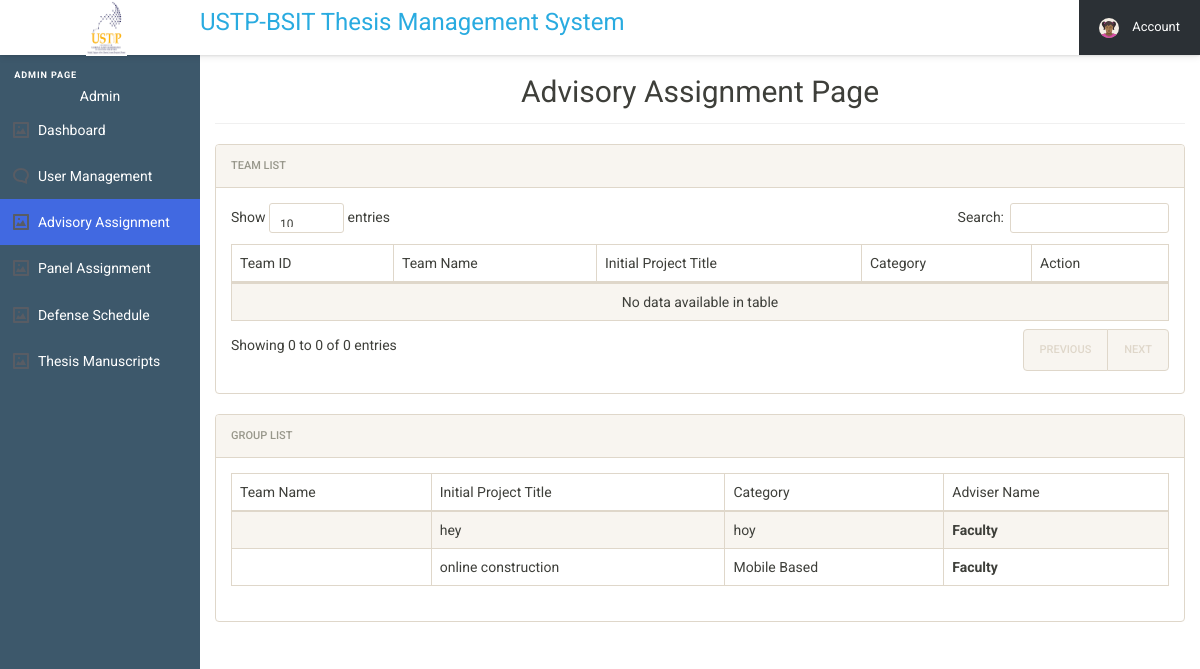
Before: /user/admin/adminSideBarMenu/advisoryAssignment.php (signed in) with the older database file.
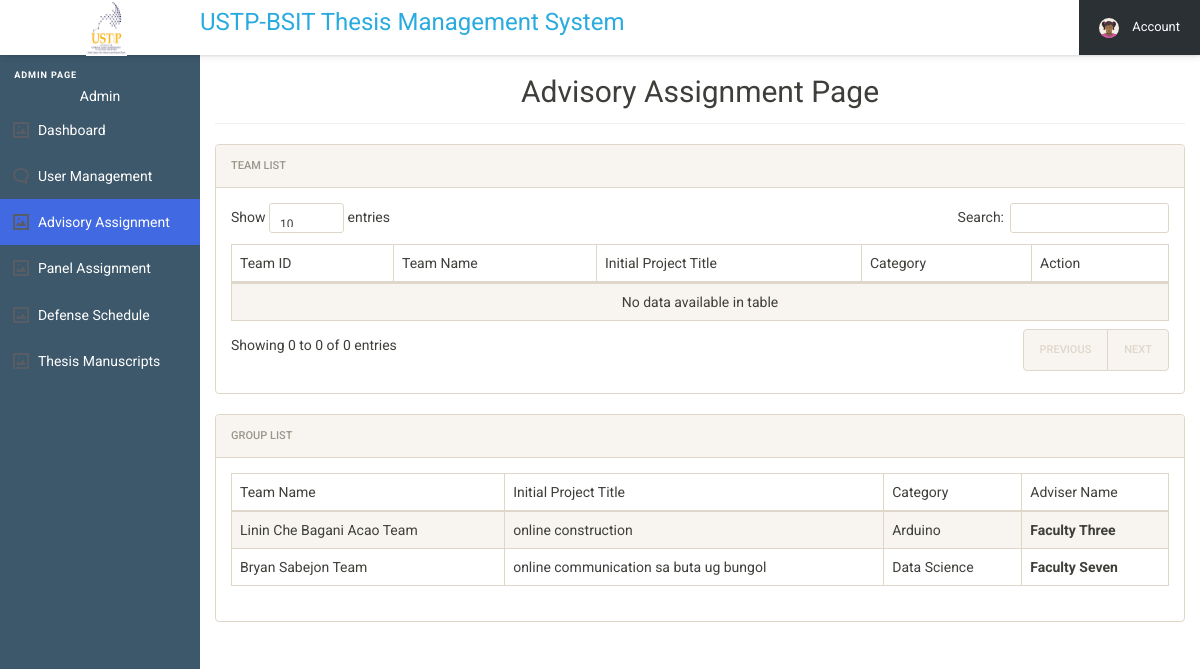
After: the same page with the newer database file.
### tables this page shows
CREATE TABLE `group_tbl` (
  `group_id` int(11) NOT NULL,
  `team_id` int(11) NOT NULL,
  `team_name` varchar(255) NOT NULL,
  `team_adviser` int(11) NOT NULL,
  `initial_title` varchar(255) NOT NULL,
  `initial_title_category` varchar(255) NOT NULL,
  `gro_status` int(255) NOT NULL
);

CREATE TABLE `users_tbl` (
  `user_id` int(11) NOT NULL,
  `name` varchar(250) NOT NULL,
  `email` varchar(250) NOT NULL,
  `userpassword` varchar(250) NOT NULL,
  `gender` text NOT NULL,
  `phone` int(25) NOT NULL,
  `type` varchar(250) DEFAULT NULL,
  `section` text DEFAULT NULL,
  `status` int(11) NOT NULL,
  `set_count` int(11) DEFAULT NULL
);

### user/admin/adminSideBarMenu/advisoryAssignment.php (the view, shortened to what the changed rows need)
<!DOCTYPE html>
<html lang="en">
<head>
  <link rel="stylesheet" href="../admin_assets/css/style.css">
  <link rel="stylesheet" href="../admin_css/font-awesome.min.css">
  <link rel="stylesheet" href="../admin_css/bootstrap.min.css">
  <link rel="stylesheet" href="../admin_css/bootstrap-social.css">
  <link rel="stylesheet" href="../admin_css/bootstrap-select.css">
  <link rel="stylesheet" href="../admin_css/style.css">
  <link rel="stylesheet" href="../admin_css/dataTables.bootstrap.min.css">
  <link rel="stylesheet" href="../admin_css/awesome-bootstrap-checkbox.css">
</head>
<body>
  <main class="cd-main-content">
  <div class="content-wrapper">
      <div class="container-fluid">
        <div class="row">
          <div class="col-md-12">
            <center><h2 class="page-title">Advisory Assignment Page</h2></center>
            <div class="panel panel-default">
              <div class="panel-body">
                <table id="zctb" class="display table table-striped table-bordered table-hover" cellspacing="0" width="100%">
                  <thead>
                    <tr>
                      <th>Team ID</th>
                      <th>Team Name</th>
                      <th>Initial Project Title</th>
                      <th>Category</th>
                      <th>Action</th>
                    </tr>
                  </thead>
                </table>
              </div>
            </div>
          </div>
    <div class="content-wrapper">
      <div class="container-fluid">
        <div class="row">
          <div class="col-md-12">
            <div class="panel panel-default">
                <div class="panel-body">
                <table id="zctb" class="display table table-striped table-bordered table-hover" cellspacing="0" width="100%">
                  <thead>
                    <tr>
                      <th>Team Name</th>
                      <th>Initial Project Title</th>
                      <th>Category</th>
                      <th>Adviser Name</th>
                    </tr>
                  </thead>
                  <tbody>
<?php
    include '../../../includes/connect.php';
    $sql4 = "SELECT user_id,name,group_id,team_id,team_name,team_adviser,initial_title,initial_title_category from users_tbl inner join group_tbl on user_id = team_adviser where status = 0 ";
    $records4 = mysqli_query($conn, $sql4);
    while  ($row4 = mysqli_fetch_object($records4)) {
?>
      <tr>
        <td><?php echo htmlentities($row4->team_name);?></td>
        <td><?php echo htmlentities($row4->initial_title);?></td>
        <td><?php echo htmlentities($row4->initial_title_category);?></td>
        <td><strong><?php echo htmlentities($row4->name);?></strong></td>
                    </tr>
                  <?php } ?>
                  </tbody>
                </table>
              </div>
            </div>
          </div>
        </div>
          </div>
        </div>
      </div>
    </div>
  </main>
</body>
</html>

Changed rows visible on the page:
removed group_tbl: initial_title "hey", initial_title_category "hoy", team_adviser.name "Faculty"
removed group_tbl: initial_title "online construction", initial_title_category "Mobile Based", team_adviser.name "Faculty"
added group_tbl: team_name "Linin Che Bagani Acao Team", initial_title "online construction", initial_title_category "Arduino", team_adviser.name "Faculty Three"
added group_tbl: team_name "Bryan Sabejon Team", initial_title "online communication sa buta ug bungol", initial_title_category "Data Science", team_adviser.name "Faculty Seven"
